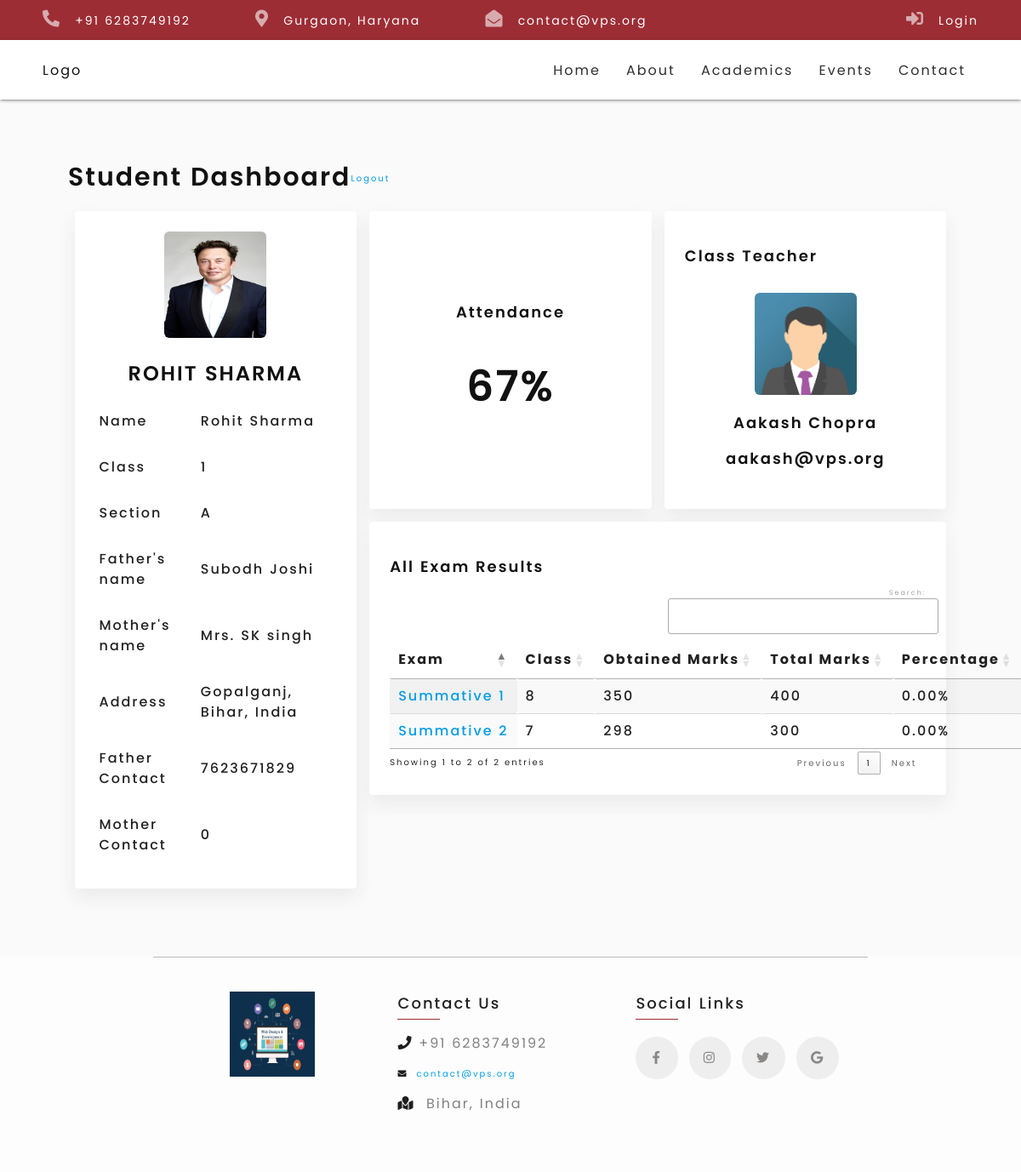
/student-profile/1/ (signed in), run on the app's committed database.
### aboutAndStaffs/models.py (models this page shows, shortened)
class About(models.Model):
    logo = models.ImageField(upload_to="images")
    description = models.TextField(max_length=500)
    facebook = models.URLField(null=True)
    instagram = models.URLField(null=True)
    twitter = models.URLField(null=True)
    email = models.EmailField(null=True)
    contact = models.IntegerField(default=0)
    school_address = models.CharField(max_length=20, null=True)
    about_video = models.FileField(upload_to="video")

### student/models.py (models this page shows, shortened)
class Student(models.Model):
    image = models.ImageField(upload_to="images", null=True)
    roll_number = models.IntegerField(default=0)
    full_name = models.CharField(max_length=20)
    student_class = models.ForeignKey(Students_Class, on_delete=models.PROTECT)
    section = models.CharField(max_length=1)
    session_start = models.DateField()
    session_end = models.DateField()
    dob = models.DateField()
    father_name = models.CharField(max_length=20)
    mother_contact = models.IntegerField(default=0)
    father_contact = models.IntegerField(default=0)
    transport_facility = models.BooleanField(default=False)
    address = models.CharField(max_length=50)
    attendance = models.IntegerField(default=0)
    total_present = models.IntegerField(default=0)
    total_working_days = models.IntegerField(default=0)
    user_created = models.IntegerField(default=0, null=False)
    createdBy = models.ForeignKey(Teacher, on_delete=models.PROTECT)
    createdAt = models.DateTimeField(auto_now_add=True)

class Students_Class(models.Model):
    class_name = models.CharField(max_length=10)
    strength = models.IntegerField(default=0)
    class_teacher = models.ForeignKey(Teacher, on_delete=models.DO_NOTHING)
    tution_fees = models.IntegerField(default=0)
    def __str__(self):
        return self.class_name

class FinalResult(models.Model):
    student_id = models.ForeignKey(Student, on_delete=models.PROTECT)
    exam_id = models.ForeignKey(Exam, on_delete=models.DO_NOTHING)
    class_id = models.ForeignKey(Students_Class, on_delete=models.DO_NOTHING)
    obtained_marks = models.PositiveSmallIntegerField(default=0)
    total_marks = models.PositiveSmallIntegerField(default=0)
    percentage = models.PositiveSmallIntegerField(default=0)
    createdBy = models.ForeignKey(Teacher, on_delete=models.DO_NOTHING)
    createdAt = models.DateTimeField()

class Exam(models.Model):
    title = models.CharField(max_length=15)
    createdAt = models.DateTimeField(auto_now_add=True)
    def __str__(self):
        return self.title

### teacher/models.py (models this page shows)
class Teacher(models.Model):
    image = models.ImageField(upload_to="images")
    teacher_id = models.IntegerField(default=0, unique=True)
    full_name = models.CharField(max_length=20)
    email = models.EmailField()
    designation = models.CharField(max_length=15)
    contact_number = models.IntegerField(default=0, unique=True)
    createdAt = models.DateTimeField(auto_now_add=True)
    def __str__(self):
        return self.full_name

### student/views.py (the view)
# urls.py: path('<int:id>/', views.student_page, name="student"),
def student_page(request, id):
    if request.user.is_authenticated:
        student = Student.objects.get(pk=id)
        results = FinalResult.objects.filter(student_id=id).order_by('-id')
        if student:
            return render(request, 'student/student_profile.html', {'student': student, 'results': results })
        else:
            return HttpResponseRedirect('/')
    else:
        return HttpResponseRedirect('/login/')

### vpsBase/context_processor.py (called while the page is built)
def render_footer(request):
    footer_content = About.objects.all()[0]
    return {
        'about_content': footer_content
    }

### student/templates/student/student_profile.html (shortened to what this page needs)
{% extends 'vpsBase/base.html' %}
{% load static %}
{% block content %}
<div class="profile-page">
    <div class="student-profile" >
    <div class="d-flex flex-row w-100">
       <h3 class="heading-student">Student Dashboard</h3>
       <a href="{% url 'logout' %}" class="mt-35">Logout</a>
    </div>
    <div class="row">
        <div class="col s12 l4">
            <div class="card student-details">
                <div class="card-content">
                 <div class="profile-img mx-auto text-center">
                   <img src={{ student.image.url }} alt="profile-image" />
                 </div>
                 <h3 style="text-transform:uppercase;text-align:center;">{{ student.full_name }}</h3>
                 <table class="profile-info ">
                    <tbody>
                      <tr>
                        <td>Name</td>
                        <td>{{ student.full_name }}</td>
                      </tr>
                      <tr>
                        <td>Class</td>
                        <td>{{ student.student_class_id }}</td>
                      </tr>
                      <tr>
                        <td>Section</td>
                        <td>{{ student.section }}</td>
                      </tr>
                      <tr>
                        <td>Father's name</td>
                        <td>{{ student.father_name }}</td>
                      </tr>
                      <tr>
                        <td>Mother's name</td>
                        <td>Mrs. SK singh</td>
                      </tr>
                      <tr>
                        <td>Address</td>
                        <td>{{ student.address }}</td>
                      </tr>
                      <tr>
                        <td> Father Contact</td>
                        <td>{{ student.father_contact }}</td>
                      </tr>
                      <tr>
                        <td> Mother Contact</td>
                        <td>{{ student.mother_contact }}</td>
                      </tr>
                    </tbody>
                  </table>
                </div>
            </div>
        </div>
        <div class="col s12 l8">
            <div class="row">
                <div class="col s12 l6">
                    <div class="card">
                        <div class="card-content attendance-card d-flex flex-column justify-content-center align-items-center">
                           <h4> Attendance</h4>
                           <h1>{{ student.attendance }}%</h1>
                        </div>
                    </div>
                </div>
                <div class="col s12 l6">
                    <div class="card">
                        <div class="card-content teacher-card">
                            <h4> Class Teacher</h4>
                            <div class="teacher-info mt-30 text-center">
                                <div class="teacher-img mx-auto">
                                <img src={{ student.student_class.class_teacher.image.url }} alt="profile-image" />
                            </div>
                              <div class="teacher-contact">
                               <h4>{{ student.student_class.class_teacher }}</h4>
                               <h4>{{ student.student_class.class_teacher.email }}</h4>
                              </div>
                              </div>
                        </div>
                    </div>
                </div>
                <div class="col s12 l12">
                    <div class="card">
                      <div class="card-content">
                          <h4>All Exam Results</h4>
                            <table id="example" class="display nowrap">
                                <thead>
                                  <tr>
                                      <th>Exam</th>
                                      <th>Class</th>
                                      <th>Obtained Marks</th>
                                      <th>Total Marks</th>
                                      <th>Percentage</th>
                                  </tr>
                                </thead>
                                <tbody>
                                {% for result in results %}
                                  <tr>
                                    <td><a href="/student-profile/{{student.id}}/{{result.id}}">{{ result.exam_id }}</a></td>
                                    <td>{{ result.class_id }}</td>
                                    <td>{{ result.obtained_marks }}</td>
                                    <td>{{ result.total_marks }}</td>
                                    <td>{{ "0.00%" }}</td>
                                  </tr>
                                {% endfor %}
                                </tbody>
                              </table>
                      </div>
                    </div>
                </div>
              </div>
        </div>
      </div>
</div>
</div>
{% endblock content %}

### vpsBase/templates/vpsBase/navbar.html (shortened to what this page needs)
{% load static %}
<div class="navbar-top-panel ">
    <div class="navbar-top-panel-left">
      <ul>
        <li>
          <i class="fas fa-phone-alt"></i>
          <a href="tel:#">+91 {{ about_content.contact }}</a>
        </li>
        <li>
          <i class="fas fa-map-marker-alt"></i>
          <a href="#">Gurgaon, Haryana</a>
        </li>
        <li>
          <i class="fas fa-envelope-open"></i>
          <a href="mailto:#">{{ about_content.email }}</a>
        </li>
      </ul>
    </div>
    <div class="navbar-top-panel-right">
      <i class="fas fa-sign-in-alt"></i>
      <a href="{% url 'login' %}">Login</a>
    </div>
  </div>
  <nav>
    <div class="nav-wrapper">
      <a href="#" class="brand-logo">Logo</a>
      <ul class="right hide-on-med-and-down">
        <li><a href="{% url 'home' %}">Home</a></li>
        <li><a class="dropdown-trigger" href="#" data-target="about-dropdown">About</a></li>
        <li><a class="dropdown-trigger" href="#" data-target="academics-dropdown">Academics</a></li>
        <li><a href="{% url 'events' %}">Events</a></li>
        <li><a href="{% url 'contact' %}">Contact</a></li>
      </ul>
    </div>
  </nav>

### vpsBase/templates/vpsBase/footer.html (shortened to what this page needs)
{% load static %}
<div class="container">
  <div class="row justify-content-center my-20">
    <div class="col s12 l4 text-center">
     <img src="{% static 'images/footer_img.jpg' %}" alt="vps_logo" class="footer-logo">
    </div>
    <div class="col s12 l4 d-flex flex-column">
     <p class="footer-heading">Contact Us</p>
     <p style="color: grey">
        <i class="fas fa-phone" style="color: rgb(31, 30, 30)"></i
        >&nbsp;+91 {{ about_content.contact }}
      </p>
      <a href="mailto:contact@vps.com">
        <i class="fas fa-envelope" style="color: rgb(31, 30, 30)"></i
        >&nbsp;&nbsp;{{ about_content.email }}
      </a>
      <p style="color: grey;margin-bottom: 40px;">
        <i class="fas fa-map-marked" style="color: rgb(31, 30, 30)"></i
        >&nbsp;&nbsp;{{ about_content.school_address }}
      </p>
    </div>
    <div class="col s12 l4 d-flex flex-column">
        <p class="footer-heading">Social Links</p>
        <div class="flex flex-row mt-20">
      <a href="{{ about_content.facebook }}" class="social-links-1">
          <i class="fab fa-facebook-f"></i>
      </a>
      <a href="{{ about_content.instagram }}" class="social-links-2" style="margin-left: 8px;">
        <i class="fab fa-instagram"></i>
    </a>
    <a href="{{ about_content.twitter }}" class="social-links-3" style="margin-left: 8px;margin-right: 8px; ">
        <i class="fab fa-twitter "></i>
    </a>
    <a href="mailto:{{ about_content.email }}" class="social-links-4">
        <i class="fab fa-google "></i>
    </a>
</div>
    </div>
  </div>
</div>

### static/css/custom/styles.css (style rules this page uses)
* { box-sizing: border-box; }
:root { --bg-color: #9D2D35; --font-color:#2d2e2e; }
html { font-size: 62.5%; letter-spacing: 2px; }
body { padding: 0; margin: 0; background-color: #fdfdfd; font-family: "Poppins", sans-serif; }
h1, h2, h3, h4, h5, h6 { line-height: 1.5; font-family: "Poppins"; color: #111; font-weight: 600; }
h1 { font-size: 4rem; }
h3 { font-size: 2.4rem; }
h4 { font-size: 1.8rem; }
p { font-size: 1.4rem; line-height: 1.5; }
.text-center { text-align: center; }
@media screen and (min-width: 601px) { h1 { font-size: 5rem; } }
@media screen and (min-width: 601px) { p { font-size: 1.6rem;; } }

### static/css/custom/home.css (style rules this page uses)
.navbar-top-panel { display: none; }
nav { background-color: var(--bg-color); position: sticky; top: 0; left: 0; z-index: 10; }
nav .brand-logo { color: #121212; font-size: 1.6rem; }
nav .nav-wrapper ul { margin : 0; }
nav, nav .nav-wrapper i, nav a.sidenav-trigger, nav a.sidenav-trigger i { line-height: 3.2 !important; }
@media only screen and (min-width: 601px) { .navbar-top-panel { display: block; display: flex; justify-content: space-between; align-items: center; background-color: var(--bg-color); color: #fff; padding: 1.2rem 5rem; font-size: 1.4rem; } }
@media only screen and (min-width: 601px) { .navbar-top-panel ul { margin:0; } }
@media only screen and (min-width: 601px) { .navbar-top-panel-left ul li { list-style: none; display: inline-block; margin-right: 7rem; } }
@media only screen and (min-width: 601px) { .navbar-top-panel a { color: #fff; } }
@media only screen and (min-width: 601px) { .navbar-top-panel .fas { margin-right: 1rem; opacity: 0.6; font-size: 2rem; } }
@media only screen and (min-width: 601px) { nav { height: 7rem; padding: 1rem 5rem; align-items: center; background-color: #fff; } }
@media only screen and (min-width: 601px) { .nav-wrapper ul a, .brand-logo { font-size: 1.6rem; color: var(--font-color); } }

### static/css/custom/student-profile.css (style rules this page uses)
.profile-page { background: #Fafafa; }
.student-details .profile-img , .student-profile .teacher-img { width: 50%; }
.student-details , .student-profile { width: 100%; border-radius: 100%; }
.profile-img img { border-radius: 5%; max-height: 125px; min-width: 120px; max-width: 120px; }
.teacher-img img { border-radius: 5%; max-height: 125px; min-width: 120px; max-width: 120px; }
.student-profile .card { border-radius: 4px; box-shadow: 0px 10px 20px 0px rgb(229 229 229 / 75%); }
.heading-student { font-size: 3rem; }
.teacher-card .teacher-info { flex-direction: column; }
.profile-page table tr { font-size: 1.6rem; font-weight: 500; }
table.profile-info tr { border-bottom:none ; }
@media only screen and (min-width: 601px) { .profile-page { padding: 0 !important; } }
@media only screen and (min-width: 601px) { .student-profile, .teacher-profile { padding: 5rem 8rem !important; } }
@media only screen and (min-width: 601px) { .student-profile .attendance-card, .student-profile .teacher-card { height: 35rem; } }
@media only screen and (min-width: 601px) { .teacher-card .teacher-info { flex-direction: row; justify-content: space-evenly !important; } }

### static/css/custom/footer.css (style rules this page uses)
.footer-logo { height: 100px; width: 100px; margin-bottom: 40px; }
p.footer-heading { margin-top: 0; font-size: 18px; padding-left: 0 !important; font-weight: 500; margin-bottom: 6px !important; }
p.footer-heading::after { display: block; height: 1.2px; width: 50px; background-color: var(--bg-color); margin-top: 5px; content: ""; position: absolute; }
a.social-links-1 { text-decoration: none; color: rgb(138, 135, 135) !important; background-color: #eee; display: inline-block; padding: 12px 17px 11px 17px !important; border-radius: 50%; font-size: 1.5rem; border: solid 2.5px #eee; transition-duration: 0.3s; }
a.social-links-2 { text-decoration: none; color: rgb(36, 35, 35); display: inline-block; background-color: #eee; color: rgb(138, 135, 135) !important; padding: 12px 15px 11px 15px !important; border-radius: 50%; font-size: 1.5rem; border: solid 2.5px #eee; transition-duration: 0.3s; }
a.social-links-3 { text-decoration: none; color: rgb(36, 35, 35); display: inline-block; background-color: #eee; color: rgb(138, 135, 135) !important; padding: 12px 15px 11px 15px !important; border-radius: 50%; font-size: 1.5rem; border: solid 2.5px #eee; transition-duration: 0.3s; }
a.social-links-4 { text-decoration: none; color: rgb(36, 35, 35); display: inline-block; background-color: #eee; color: rgb(138, 135, 135) !important; padding: 12px 15px 11px 15px !important; border-radius: 50%; font-size: 1.5rem; border: solid 2.5px #eee; transition-duration: 0.3s; }

### data on the page
About: contact "6283749192", email "contact@vps.org", school_address "Bihar, India"
Student: image (picture), full_name "ROHIT SHARMA", full_name "Rohit Sharma", student_class_id "1", section "A", father_name "Subodh Joshi", address "Gopalganj, Bihar, India", father_contact "7623671829", mother_contact "0", attendance "67", student_class.class_teacher.image (picture), student_class.class_teacher "Aakash Chopra", student_class.class_teacher.email "aakash@vps.org"
FinalResult: exam_id "Summative 2", class_id "7", obtained_marks "298", total_marks "300", value "0.00%"
FinalResult: exam_id "Summative 1", class_id "8", obtained_marks "350", total_marks "400", value "0.00%"
